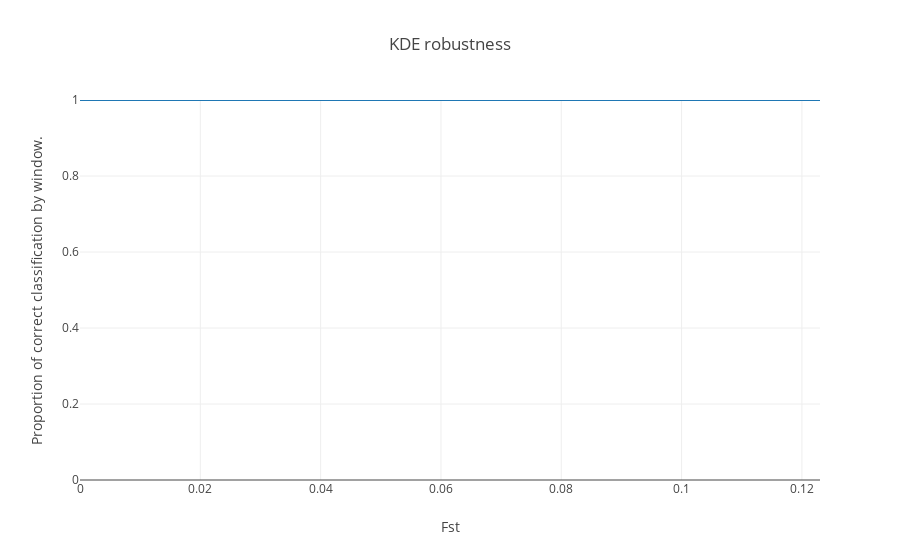

This figure's notebook cell:
### Code cell
fig_data= [go.Scatter(
x= [Fst_crawl[x] for x in range(len(Fst_labels)) if len([y for y in Fst_labels[x] if y in target]) == 2],
y= Error_rate,
mode= 'lines'
) 
]

layout = go.Layout(
    title= 'KDE robustness',
    yaxis=dict(
        title='Proportion of correct classification by window.',
        range=[0,1]),
    xaxis=dict(
        title='Fst')
)

fig= go.Figure(data=fig_data, layout=layout)
iplot(fig)

### Figure 1 — Plotly figure (JSON) as saved in the notebook; plotly's stock layout.template omitted (floating-point values rounded to 4 significant figures; data arrays with more than 128 entries replaced by an {"elided": "..."} marker saying what was removed)
{"data": [{"mode": "lines", "type": "scatter", "x": {"elided": "290 float values"}, "y": {"elided": "290 int values"}}], "layout": {"title": "KDE robustness", "xaxis": {"title": "Fst"}, "yaxis": {"range": [0, 1], "title": "Proportion of correct classification by window."}}}
